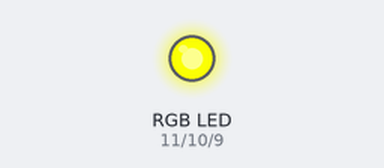
The program below on a simulated Arduino Nano, built with avr-gcc and run on an emulated ATmega328P. On the bench: an RGB LED mixed from three pins (HIGH = lit). Dim RGB values are drawn brighter than linear.

Above: at 0.05 s.
At 1.15 s:
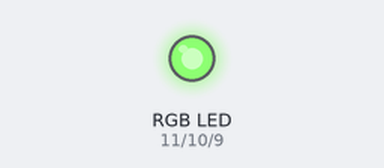
At 2.3 s:
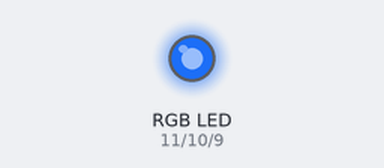
At 3.45 s:
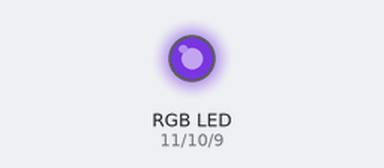
At 4.6 s:
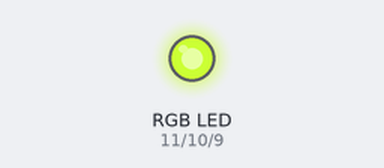
Timing chart, 0 to 6.6 s (numbered marks = the images above):
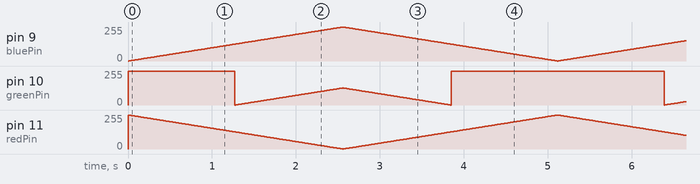

The program:

main.cpp
```cpp
#include <Arduino.h>

// TODO решить с платой: с wifi или оставить nano и добавить физическое управление

#define redPin 11
#define greenPin 10
#define bluePin 9

#define DELAY 10

int val;

void setup()
{
	pinMode(redPin, OUTPUT);
	pinMode(bluePin, OUTPUT);
	pinMode(greenPin, OUTPUT);
}

void loop()
{
	for (val = 255; val > 0; val--)
	{
		analogWrite(redPin, val);  //set PWM value for red
		analogWrite(greenPin, 128 - val); //set PWM value for green
		analogWrite(bluePin, 255 - val); //set PWM value for blue

		delay(DELAY);
	}
	for (val = 0; val < 255; val++)
	{
		analogWrite(redPin, val);
		analogWrite(greenPin, 128 - val);
		analogWrite(bluePin, 255 - val);

		delay(DELAY);
	}
}
```
